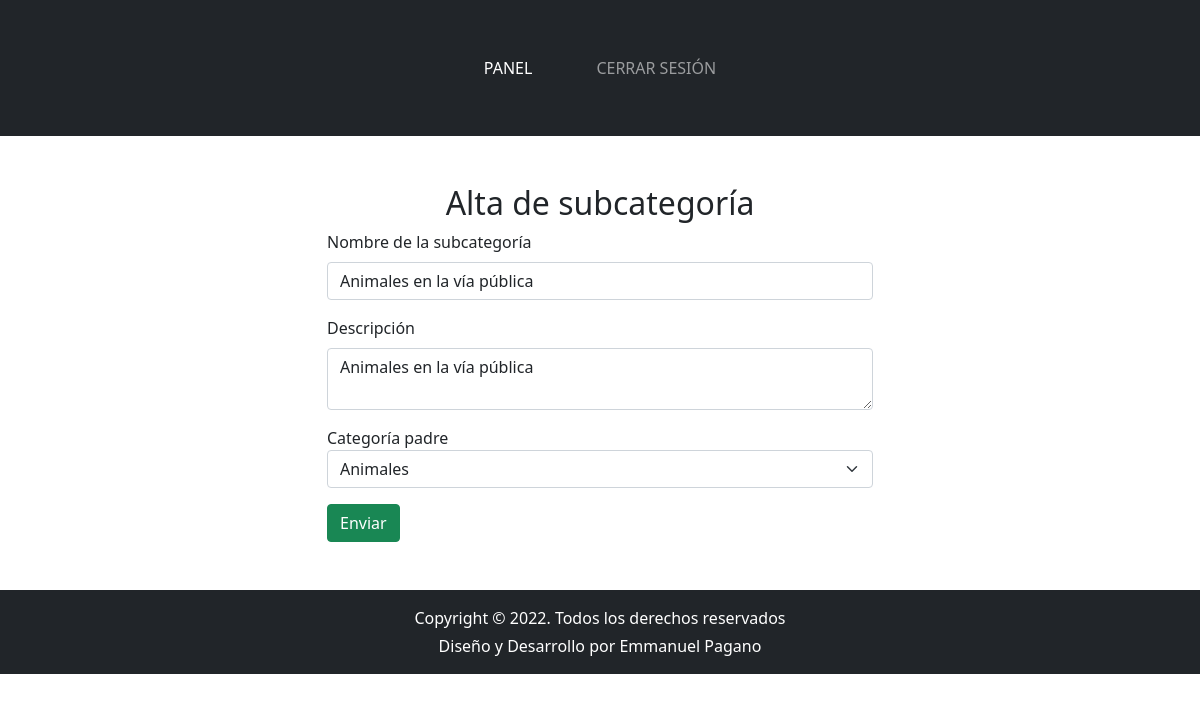
The page /adm/subcategorias/modificar-subcategoria.php?id=10 (signed in) on the database its author committed.
### tables this page shows
CREATE TABLE `subcategorias` (
  `idSubcategoria` int(11) NOT NULL,
  `subcategoria` varchar(250) NOT NULL,
  `descripcionSub` varchar(250) NOT NULL,
  `idCategoriaPadre` int(11) NOT NULL
);

### adm/subcategorias/modificar-subcategoria.php (the view, shortened to what this page needs)
<?php
include('../../include/conexion.php');
$cmd = $conexion->prepare('SELECT * FROM categorias ORDER BY categoria');
$cmd->execute();
$categorias = $cmd->fetchAll();
if(isset($_GET['id'])){
    $idSubcategoria = $_GET['id'];
    $cmd = $conexion->prepare('SELECT * FROM subcategorias WHERE idSubcategoria = :id');
    $cmd->execute(array(':id'=>$idSubcategoria));
    $subcategoria = $cmd->fetch();
    $subcategoriaNombre = $subcategoria['subcategoria'];
    $descripcion = $subcategoria['descripcionSub'];
    $idCategoriaPadre = $subcategoria['idCategoriaPadre'];
}
?>
<?php include('../../include/header-adm.php'); ?>
<section class="seccion-alta py-5">
    <div class="container">
        <h2 class="titulo-seccion text-center">Alta de subcategoría</h2>
        <div class="row">
            <form action="modificar-subcategoria.php" method="POST" class="col-md-6 mx-auto" enctype="multipart/form-data">
                <div class="mb-3">
                    <label for="inputCategoria" class="form-label">Nombre de la subcategoría</label>
                    <input type="text" class="form-control" id="inputCategoria" name="subcategoria" placeholder="Ej: Hospital Municipal" value="<?php echo $subcategoriaNombre;?>">
                </div>
                <div class="mb-3">
                    <label for="inputDescripcion" class="form-label">Descripción</label>
                    <textarea name="descripcion-subcategoria" id="descripcionsubCategoria" class="form-control"><?php echo $descripcion;?></textarea>
                </div>
                <div class="mb-3">
                    <label for="categoriaPadre" >Categoría padre</label>
                    <select name="id-categoria" id="categoriaPadre" class="form-select">
                        <?php
                            foreach ($categorias as $fila) {
                                if($fila['idCategoria']==$idCategoriaPadre){
                                    echo '
                                    <option value="'.$fila['idCategoria'].'" selected>'.$fila['categoria'].' </option>
                                    ';
                                }else{
                                    echo '
                                    <option value="'.$fila['idCategoria'].'">'.$fila['categoria'].' </option>
                                    ';
                                }
                            }
                        ?>
                    </select>
                </div>
                <button type="submit" class="btn btn-success">
                    Enviar
                </button>
            </form>
        </div>
    </div>
</section>
<?php include('../../include/footer-adm.php'); ?>

### rows shown on the page
subcategorias: subcategoria "Animales en la vía pública", descripcion-subcategoria "Animales en la vía pública"

### other values the page prints
form field id-categoria "Animales"
